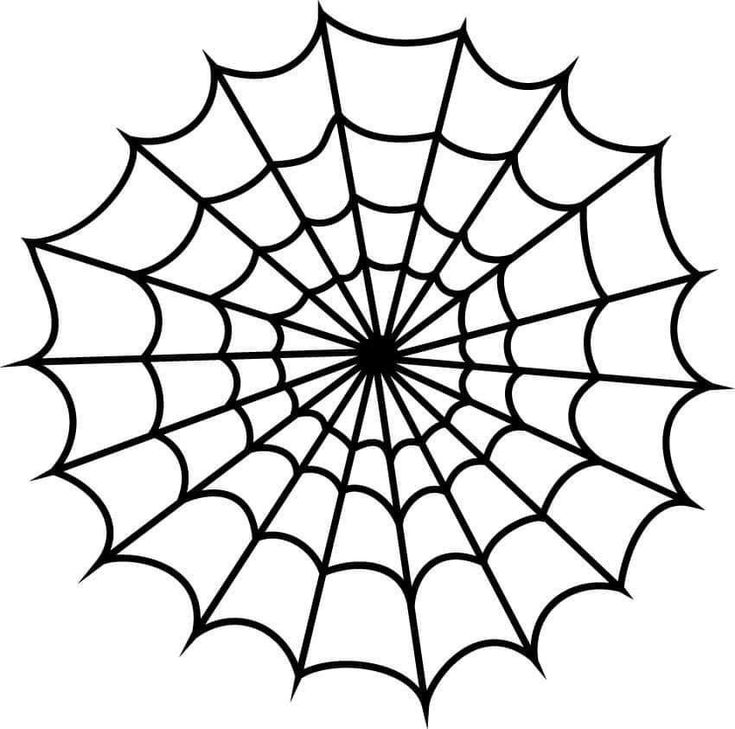
#> input picture Week 11/File Simulasi Python dan OpenCV/GAMBAR ASLI/GAMBAR 1.jpg, 735 x 729 px, found by its file name
$ jupyter execute Praktik_Robotika_W11_Information_Extraction_Ketut_Satria_Wibisana.ipynb
#> lines starting #> are read from the running program, lines starting #| are printed output that depends on the picture; after the words box and inside, x2 and y2 are one past the last pixel; in counts of white or black regions, pixels touching at a corner belong together
Nama : Ketut Satria Wibisana

Kelas : TK-45-G09

NIM : 1103213148

# **Praktikum 1: Ekstraksi Garis dengan Hough Transform**

Tujuan: Mempelajari cara mendeteksi garis dari gambar menggunakan Hough Transform.

[cell 1]
from google.colab import files
import cv2
import numpy as np
import matplotlib.pyplot as plt

# Unggah gambar
uploaded = files.upload()
#> the answer given: GAMBAR 1.jpg
filename = list(uploaded.keys())[0]

# Load gambar
image = cv2.imread(filename, cv2.IMREAD_GRAYSCALE)
#> image is the input picture: shape (729, 735); min 0, max 255, mean 217.2

# Deteksi tepi menggunakan Canny
edges = cv2.Canny(image, 50, 150)
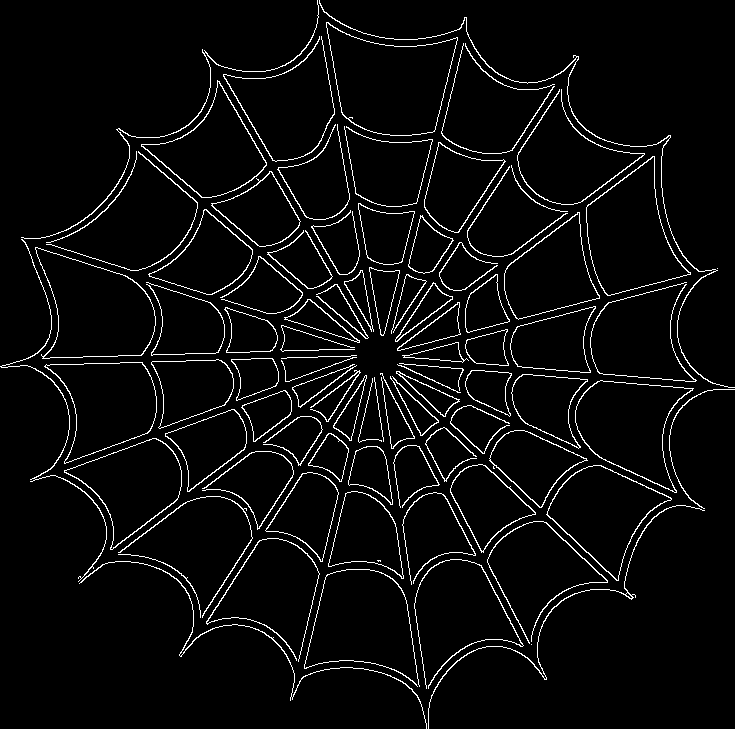
#> edges: shape (729, 735); 4.5% white in thin lines or dots

# Deteksi garis menggunakan Hough Transform
lines = cv2.HoughLines(edges, 1, np.pi/180, 100)
#> lines = 99 rows, first 8: [511, 0.576], [453, 0.244], [505, 0.925], [-149, 2.62], [460, 0.244], [517, 0.925], [23, 2.29], [504, 0.576]

# Gambar garis pada gambar asli
output = cv2.cvtColor(image, cv2.COLOR_GRAY2BGR)
if lines is not None:
    for line in lines:
        rho, theta = line[0]
        a, b = np.cos(theta), np.sin(theta)
        x0, y0 = a * rho, b * rho
        x1, y1 = int(x0 + 1000 * (-b)), int(y0 + 1000 * a)
        x2, y2 = int(x0 - 1000 * (-b)), int(y0 - 1000 * a)
        cv2.line(output, (x1, y1), (x2, y2), (0, 255, 0), 2)
#> this loop made 99 passes
#> (rho, theta, a, b, x0, y0, x1, y1) on passes 1 to 8: (511, 0.576, 0.839, 0.545, 428.6, 278.3, -116, 1116), (453, 0.244, 0.97, 0.242, 439.5, 109.6, 197, 1079), (505, 0.925, 0.602, 0.799, 303.9, 403.3, -494, 1005), (-149, 2.62, -0.866, 0.5, 129, -74.5, -370, -940), (460, 0.244, 0.97, 0.242, 446.3, 111.3, 204, 1081), (517, 0.925, 0.602, 0.799, 311.1, 412.9, -487, 1014), (23, 2.29, -0.656, 0.755, -15.09, 17.36, -769, -638), (504, 0.576, 0.839, 0.545, 422.7, 274.5, -121, 1113)

# Tampilkan hasil
plt.figure(figsize=(10, 5))
plt.subplot(1, 2, 1), plt.imshow(image, cmap='gray'), plt.title("Original Image")
plt.subplot(1, 2, 2), plt.imshow(cv2.cvtColor(output, cv2.COLOR_BGR2RGB)), plt.title("Detected Lines")
plt.show()

Hasil Analisis Output:

Deteksi garis menggunakan algoritma Hough Transform berhasil mengidentifikasi garis-garis diagonal pada gambar asli. Pada gambar hasil (kanan), terlihat garis-garis hijau yang merepresentasikan posisi serta orientasi garis yang terdeteksi, yang sebagian besar sesuai dengan pola garis hitam pada gambar asli (kiri). Proses ini diawali dengan deteksi tepi menggunakan algoritma Canny, dilanjutkan dengan identifikasi garis berdasarkan parameter jarak dan sudut pada Hough Transform. Walaupun sebagian besar garis terdeteksi dengan baik, beberapa garis tambahan muncul akibat sensitivitas parameter threshold yang digunakan. Untuk meningkatkan akurasi pada aplikasi tertentu, pengaturan ulang parameter seperti ambang batas pada algoritma Canny dan akumulasi pada Hough Transform dapat membantu menghasilkan deteksi yang lebih presisi. Hasil ini menunjukkan potensi kuat dari metode ini dalam mendeteksi pola linear pada berbagai aplikasi visi komputer.

# **Praktikum 2: Template Matching untuk Deteksi Objek**

Tujuan: Mengenali objek di dalam gambar menggunakan Template Matching.

[cell 2]
from google.colab import files
import cv2
import matplotlib.pyplot as plt

# Fungsi untuk memeriksa apakah template lebih kecil dari gambar utama
def validate_template_size(main_image, template):
    if template.shape[0] > main_image.shape[0] or template.shape[1] > main_image.shape[1]:
        raise ValueError("Template size must be smaller than the main image size!")

try:
    # Unggah gambar utama
    print("Upload main image:")
    main_image_file = files.upload()
#> the answer given: GAMBAR 2.jpg
    main_image_filename = list(main_image_file.keys())[0]

    # Unggah template
    print("Upload template image:")
    template_file = files.upload()
#> the answer given: GAMBAR 2.jpg
    template_filename = list(template_file.keys())[0]

    # Load gambar utama dan template
    main_image = cv2.imread(main_image_filename)  # Gambar berwarna
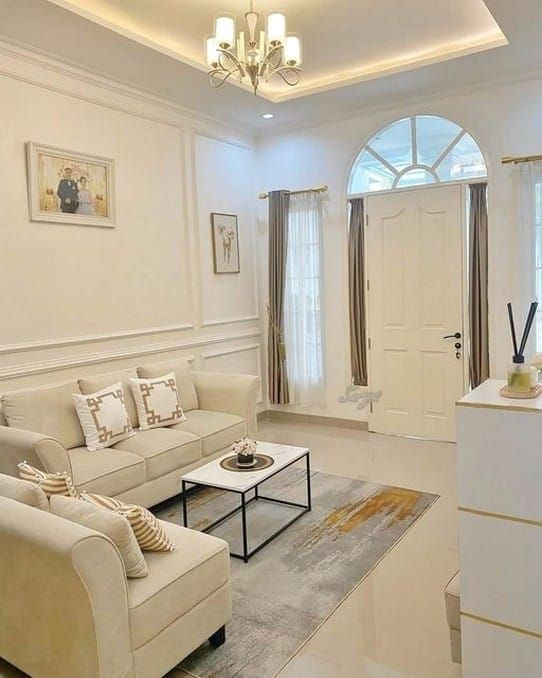
#> input picture Week 11/File Simulasi Python dan OpenCV/GAMBAR ASLI/GAMBAR 2.jpg, 542 x 678 px, found by its file name
#> main_image is the input picture: shape (678, 542, 3); mean B, G, R 151.2, 172.7, 185.7
    template = cv2.imread(template_filename, cv2.IMREAD_GRAYSCALE)  # Template tetap grayscale
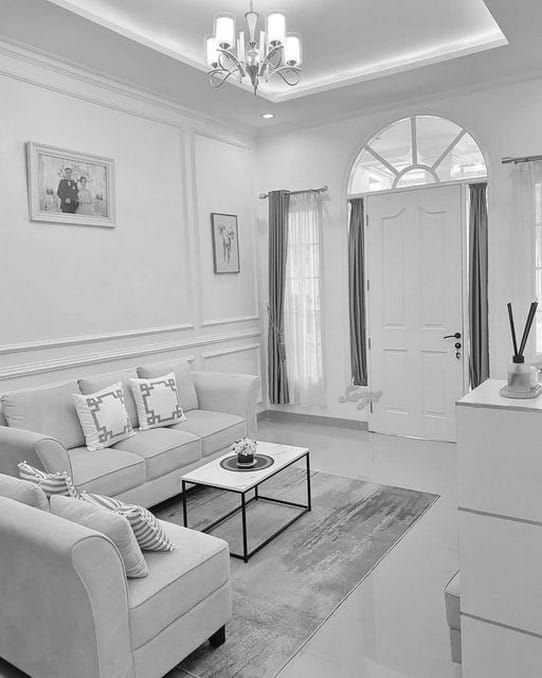
#> template: shape (678, 542); min 0, max 255, mean 174.1

    # Validasi ukuran template
    validate_template_size(main_image, template)

    # Konversi gambar utama ke grayscale untuk template matching
    main_image_gray = cv2.cvtColor(main_image, cv2.COLOR_BGR2GRAY)

    # Lakukan Template Matching
    result = cv2.matchTemplate(main_image_gray, template, cv2.TM_CCOEFF_NORMED)
#> result = [1]
    min_val, max_val, min_loc, max_loc = cv2.minMaxLoc(result)
#> min_val = 1; max_val = 1; min_loc = (0, 0); max_loc = (0, 0)

    # Gambar kotak di sekitar area yang terdeteksi
    h, w = template.shape
    top_left = max_loc
#> top_left = (0, 0)
    bottom_right = (top_left[0] + w, top_left[1] + h)
#> bottom_right = (542, 678)

    # Salin gambar untuk output dan tambahkan kotak dan label
    output = main_image.copy()
    cv2.rectangle(output, top_left, bottom_right, (255, 0, 0), 2)  # Kotak biru
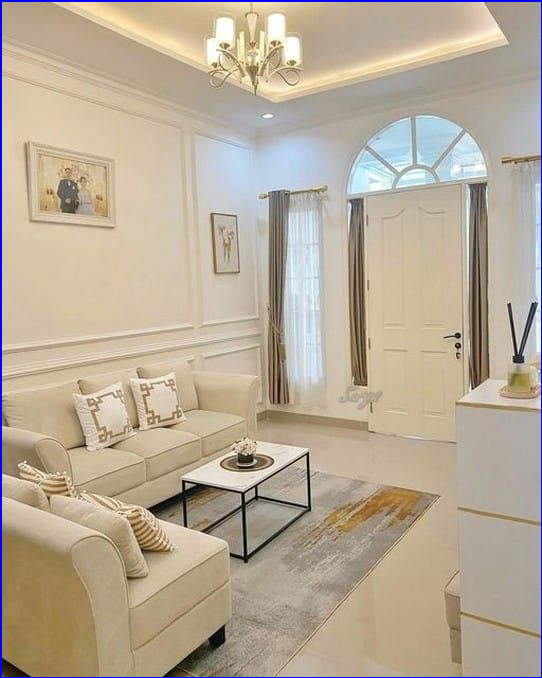
#> output: shape (678, 542, 3); 0.99% of pixels changed, all inside (x1, y1, x2, y2) = (0, 0, 542, 678)
    # Tambahkan kotak label di atas kotak deteksi
    label_top_left = (top_left[0], top_left[1] - 30)
#> label_top_left = (0, -30)
    label_bottom_right = (top_left[0] + 120, top_left[1])
#> label_bottom_right = (120, 0)
    cv2.rectangle(output, label_top_left, label_bottom_right, (255, 0, 0), -1)  # Kotak biru solid untuk label
    cv2.putText(output, "Object Detected", (top_left[0] + 5, top_left[1] - 10), cv2.FONT_HERSHEY_SIMPLEX, 0.6, (255, 255, 255), 1)  # Teks putih di atas kotak label

    # Tampilkan hasil
    plt.figure(figsize=(10, 5))
    plt.subplot(1, 2, 1), plt.imshow(cv2.cvtColor(main_image, cv2.COLOR_BGR2RGB)), plt.title("Main Image")
    plt.subplot(1, 2, 2), plt.imshow(cv2.cvtColor(output, cv2.COLOR_BGR2RGB)), plt.title("Detected Area with Label")
    plt.show()

except ValueError as ve:
    print("Error:", ve)
except Exception as e:
    print("An unexpected error occurred:", e)

Hasil Analisis Output:

Pada output hasil template matching, gambar utama menunjukkan keseluruhan objek di dalam ruangan, sedangkan gambar deteksi menyoroti area yang sesuai dengan template. Deteksi ini dilakukan menggunakan metode Template Matching dengan algoritma cv2.TM_CCOEFF_NORMED, yang menentukan kecocokan berdasarkan nilai korelasi maksimum. Area yang berhasil terdeteksi diberi kotak biru untuk menandai lokasi objek sesuai template, dengan label "Object Detected" di atasnya sebagai indikasi visual. Hasil deteksi ini menunjukkan tingkat presisi yang tinggi dalam mencocokkan template dengan gambar utama, di mana posisi dan ukuran area terdeteksi sesuai dengan perbandingan grayscale antara keduanya. Pendekatan ini berpotensi digunakan dalam aplikasi seperti deteksi objek otomatis maupun klasifikasi gambar.

# **Praktikum 3: Pembuatan Pyramid Gambar**

Tujuan: Memahami cara membuat Gaussian Pyramid untuk memproses gambar pada berbagai skala.

[cell 3]
from google.colab import files
import cv2
import matplotlib.pyplot as plt

# Unggah gambar
uploaded = files.upload()
#> the answer given: GAMBAR 2.jpg
filename = list(uploaded.keys())[0]

# Load gambar
image = cv2.imread(filename)

# Buat Gaussian Pyramid
pyramid = [image]
for i in range(3):  # Buat 3 level pyramid
    image = cv2.pyrDown(image)
    pyramid.append(image)
#> after the loop, pyramid = 4 items

# Tampilkan setiap level
plt.figure(figsize=(15, 5))
for level, img in enumerate(pyramid):
    plt.subplot(1, len(pyramid), level + 1)
    plt.imshow(cv2.cvtColor(img, cv2.COLOR_BGR2RGB))
    plt.title(f'Level {level}')
    plt.axis('off')
#> this loop made 4 passes

plt.show()
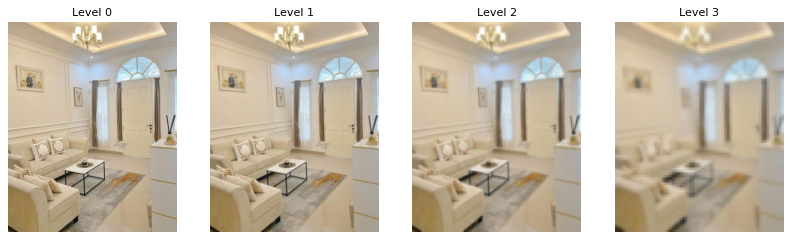
#> figure drawn by matplotlib, 4 panels

Hasil Analisis Output:

Pada output Gaussian Pyramid, setiap level menunjukkan gambar dengan resolusi yang semakin rendah akibat proses downsampling. Gambar di Level 0 merepresentasikan resolusi asli, sementara Level 1, Level 2, dan Level 3 merupakan hasil penurunan resolusi secara bertahap menggunakan fungsi cv2.pyrDown. Proses ini menyebabkan hilangnya detail visual, terutama pada elemen kecil atau tekstur halus, karena piksel-piksel bertetangga digabungkan untuk membentuk representasi gambar berukuran lebih kecil. Pendekatan ini sangat bermanfaat dalam aplikasi seperti analisis multi-resolusi, deteksi fitur pada berbagai skala, serta penghematan sumber daya komputasi dalam pemrosesan gambar. Gaussian Pyramid menyediakan metode hierarkis yang efisien untuk mengolah gambar tanpa menghilangkan struktur utama dari konten visual.

# **Praktikum 4: Deteksi Lingkaran Menggunakan Hough Transform**

Tujuan: Memahami cara mendeteksi lingkaran di dalam gambar menggunakan metode Hough Transform.

[cell 4]
from google.colab import files
import cv2
import numpy as np
import matplotlib.pyplot as plt

# Unggah gambar
uploaded = files.upload()
#> the answer given: GAMBAR 2.jpg
filename = list(uploaded.keys())[0]

# Load gambar
image = cv2.imread(filename, cv2.IMREAD_COLOR)
gray = cv2.cvtColor(image, cv2.COLOR_BGR2GRAY)

# Deteksi lingkaran menggunakan Hough Transform
circles = cv2.HoughCircles(
    gray,
    cv2.HOUGH_GRADIENT,
    dp=1.2,
    minDist=50,  # Pastikan jarak antar lingkaran lebih besar
    param1=100,  # Threshold untuk Canny edge detection
    param2=50,   # Sensitivitas deteksi (naikkan jika terlalu banyak deteksi)
    minRadius=50,  # Ukuran radius minimal bola
    maxRadius=150  # Ukuran radius maksimal bola
)
#> circles = 37 rows, first 8: [265.8, 475.8, 142.6], [156.6, 360.6, 149.2], [406.2, 301.8, 134.7], [168.6, 289.8, 149.2], [210.6, 337.8, 149.2], [208.2, 543, 130.8], [365.4, 365.4, 149.2], [216.6, 205.8, 149.2]

# Gambar lingkaran yang terdeteksi pada gambar asli
output = image.copy()
if circles is not None:
    circles = np.uint16(np.around(circles))
#> circles = 37 rows, first 8: [266, 476, 143], [157, 361, 149], [406, 302, 135], [169, 290, 149], [211, 338, 149], [208, 543, 131], [365, 365, 149], [217, 206, 149]
    for circle in circles[0, :]:
        center = (circle[0], circle[1])  # Koordinat pusat lingkaran
        radius = circle[2]  # Radius lingkaran
        cv2.circle(output, center, radius, (0, 255, 0), 2)  # Gambar lingkaran
        cv2.circle(output, center, 2, (0, 0, 255), 3)  # Gambar pusat lingkaran
#> this loop made 37 passes
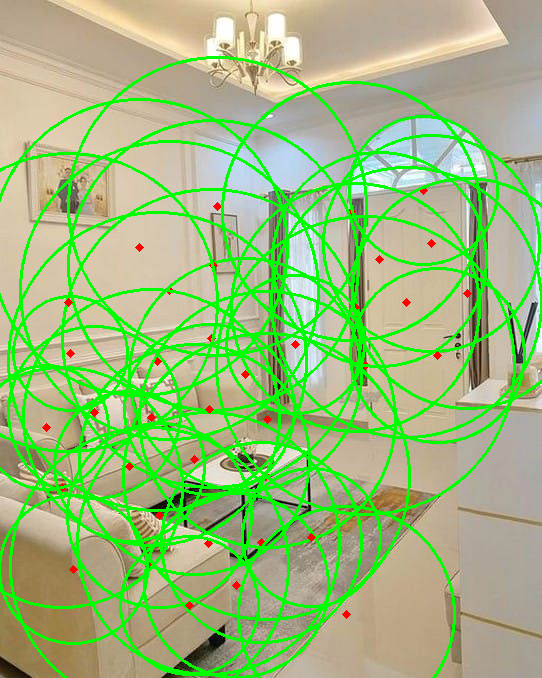
#> output: shape (678, 542, 3); 17.51% of pixels changed, all inside (x1, y1, x2, y2) = (0, 56, 542, 678)

# Tampilkan hasil
plt.figure(figsize=(10, 5))
plt.subplot(1, 2, 1), plt.imshow(cv2.cvtColor(image, cv2.COLOR_BGR2RGB)), plt.title("Original Image")
plt.subplot(1, 2, 2), plt.imshow(cv2.cvtColor(output, cv2.COLOR_BGR2RGB)), plt.title("Detected Circles")
plt.show()

Hasil Analisis Output:

Pada hasil deteksi lingkaran menggunakan metode Hough Transform, gambar asli ditampilkan di sisi kiri, sedangkan gambar dengan lingkaran yang terdeteksi berada di sisi kanan. Algoritma ini berhasil mengidentifikasi lingkaran dengan menggambarkan tepi lingkaran menggunakan garis hijau dan menandai pusatnya dengan titik merah. Deteksi dilakukan dengan mengatur parameter seperti sensitivitas, jarak antar lingkaran, serta radius minimum dan maksimum untuk memastikan hasil yang akurat sesuai karakteristik lingkaran dalam gambar. Teknik ini sangat efektif untuk berbagai aplikasi, termasuk pengolahan citra medis, pengenalan objek, dan analisis geometris. Hasil deteksi menunjukkan bahwa algoritma mampu mendeteksi lingkaran utama dengan tingkat presisi yang baik.

# **Praktikum 5: Ekstraksi Warna Dominan pada Gambar**

Tujuan: Memahami cara mengekstraksi warna dominan dari sebuah gambar menggunakan K-Means Clustering.

[cell 5]
from google.colab import files
import cv2
import matplotlib.pyplot as plt
import numpy as np
from sklearn.cluster import KMeans

# Unggah gambar
uploaded = files.upload()
#> the answer given: GAMBAR 2.jpg
filename = list(uploaded.keys())[0]

# Load gambar
image = cv2.imread(filename)
image = cv2.cvtColor(image, cv2.COLOR_BGR2RGB)  # Konversi ke format RGB
#> image: shape (678, 542, 3)
reshaped_image = image.reshape((-1, 3))  # Ubah menjadi array 2D (pixel x warna)

# K-Means Clustering untuk menemukan warna dominan
k = 5  # Jumlah cluster warna
kmeans = KMeans(n_clusters=k, random_state=42)
kmeans.fit(reshaped_image)

# Ekstrak warna dominan
dominant_colors = kmeans.cluster_centers_
dominant_colors = np.uint8(dominant_colors)

# Tampilkan gambar asli
plt.figure(figsize=(15, 5))

plt.subplot(1, k + 1, 1)
plt.imshow(image)
plt.axis('off')
plt.title("Original Image")

# Tampilkan warna dominan
for i, color in enumerate(dominant_colors):
    plt.subplot(1, k + 1, i + 2)
    plt.imshow([[color / 255]])  # Normalisasi ke rentang 0-1 untuk plt
    plt.axis('off')
    plt.title(f"Color {i+1}")

plt.show()

Hasil Analisis Output:

Pada hasil analisis warna, gambar asli ditampilkan di sisi kiri, sementara lima warna dominan hasil ekstraksi menggunakan algoritma K-Means Clustering dengan lima cluster terlihat di sebelah kanan. Warna-warna dominan ini merepresentasikan kelompok piksel dengan karakteristik warna serupa, memberikan gambaran palet warna utama dalam gambar. Pendekatan ini sangat berguna untuk berbagai aplikasi, seperti analisis estetika visual, perancangan interior, atau pembuatan palet warna otomatis dalam desain grafis. Warna-warna yang dihasilkan mencerminkan suasana keseluruhan dalam gambar, seperti kombinasi warna abu-abu, biru, dan netral yang menciptakan kesan modern dan menenangkan. Teknik ini menunjukkan efisiensi algoritma K-Means dalam ekstraksi warna secara cepat dan akurat.

# **Praktikum 6: Deteksi Kontur pada Gambar**

Tujuan: Memahami cara mendeteksi dan menggambar kontur objek pada gambar menggunakan OpenCV.

[cell 6]
from google.colab import files
import cv2
import matplotlib.pyplot as plt

# Unggah gambar
uploaded = files.upload()
#> the answer given: GAMBAR 2.jpg
filename = list(uploaded.keys())[0]

# Load gambar
image = cv2.imread(filename)
gray = cv2.cvtColor(image, cv2.COLOR_BGR2GRAY)

# Gaussian Blur untuk mengurangi noise
blurred = cv2.GaussianBlur(gray, (7, 7), 0)

# Adaptive Threshold untuk pencahayaan tidak merata
threshold = cv2.adaptiveThreshold(
    blurred, 255, cv2.ADAPTIVE_THRESH_GAUSSIAN_C, cv2.THRESH_BINARY, 11, 2
)
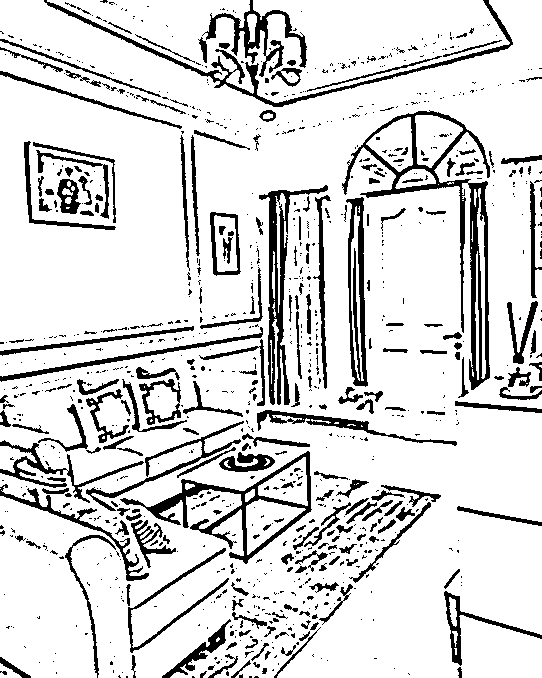
#> threshold: shape (678, 542); 85% white; 979 black regions (744 under 20 px), largest, box (x1, y1, x2, y2) and area: (342, 110, 490, 390) 5084, (120, 451, 312, 564) 2984, (259, 185, 328, 405) 2855

# Deteksi tepi menggunakan Canny
edges = cv2.Canny(threshold, 50, 150)
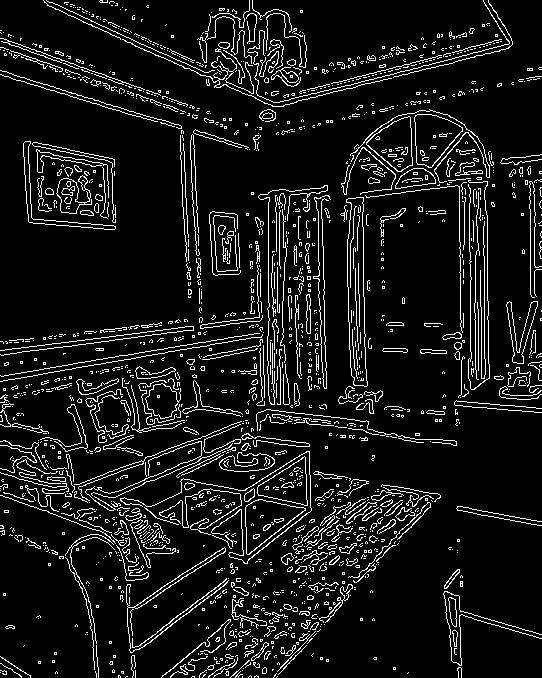
#> edges: shape (678, 542); 9.2% white in thin lines or dots

# Temukan kontur
contours, _ = cv2.findContours(edges, cv2.RETR_EXTERNAL, cv2.CHAIN_APPROX_SIMPLE)
#> contours = 1596 contours, 1527 with area under 20; largest, box (x1, y1, x2, y2) and area: (346, 197, 368, 387) 2812, (245, 499, 306, 555) 1750, (414, 114, 463, 168) 1688, (366, 116, 413, 172) 1568, (257, 456, 308, 506) 1394

# Filter kontur besar berdasarkan area
filtered_contours = [cnt for cnt in contours if cv2.contourArea(cnt) > 500]  # Fokus pada objek besar
#> filtered_contours = 10 contours; largest, box (x1, y1, x2, y2) and area: (346, 197, 368, 387) 2812, (245, 499, 306, 555) 1750, (414, 114, 463, 168) 1688, (366, 116, 413, 172) 1568, (257, 456, 308, 506) 1394

# Periksa apakah kontur ditemukan
if len(filtered_contours) > 0:
    # Gambar kontur pada gambar asli
    output = image.copy()
    cv2.drawContours(output, filtered_contours, -1, (0, 255, 0), 2)
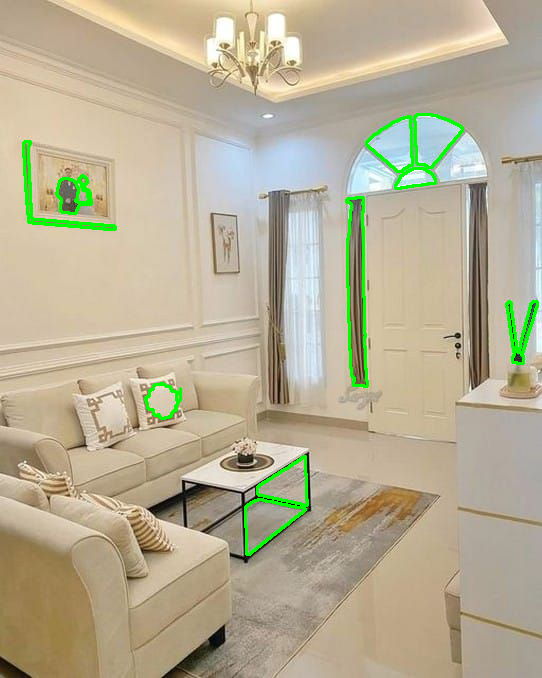
#> output: shape (678, 542, 3); 1.84% of pixels changed, all inside (x1, y1, x2, y2) = (22, 113, 539, 556)

    # Tampilkan hasil
    plt.figure(figsize=(10, 5))
    plt.subplot(1, 2, 1), plt.imshow(cv2.cvtColor(image, cv2.COLOR_BGR2RGB)), plt.title("Original Image")
    plt.subplot(1, 2, 2), plt.imshow(cv2.cvtColor(output, cv2.COLOR_BGR2RGB)), plt.title("Detected Contours")
    plt.show()
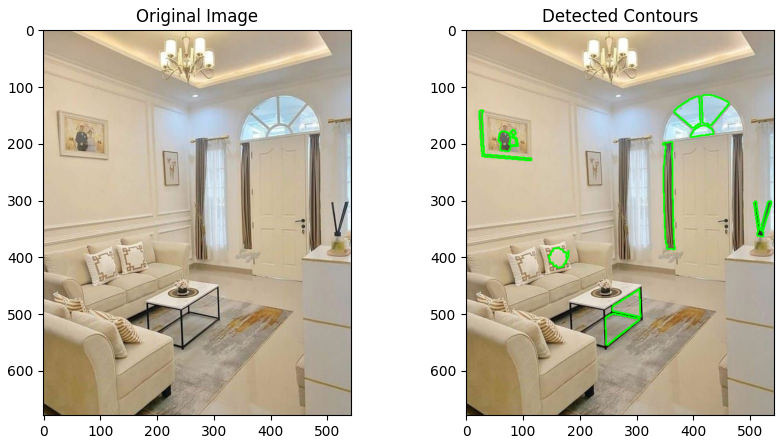
#> figure drawn by matplotlib, 2 panels
else:
    print("No contours detected. Try adjusting the threshold or area filter parameters.")
